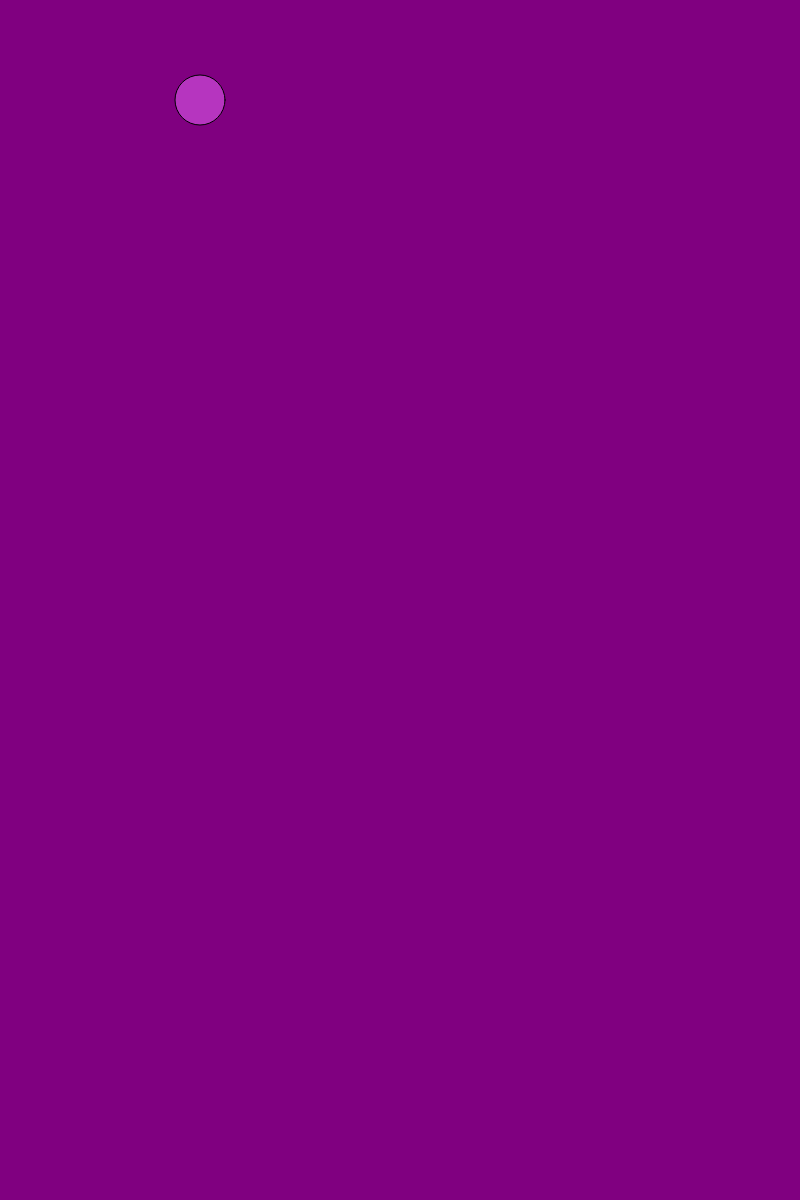
Frame 1 (no input)
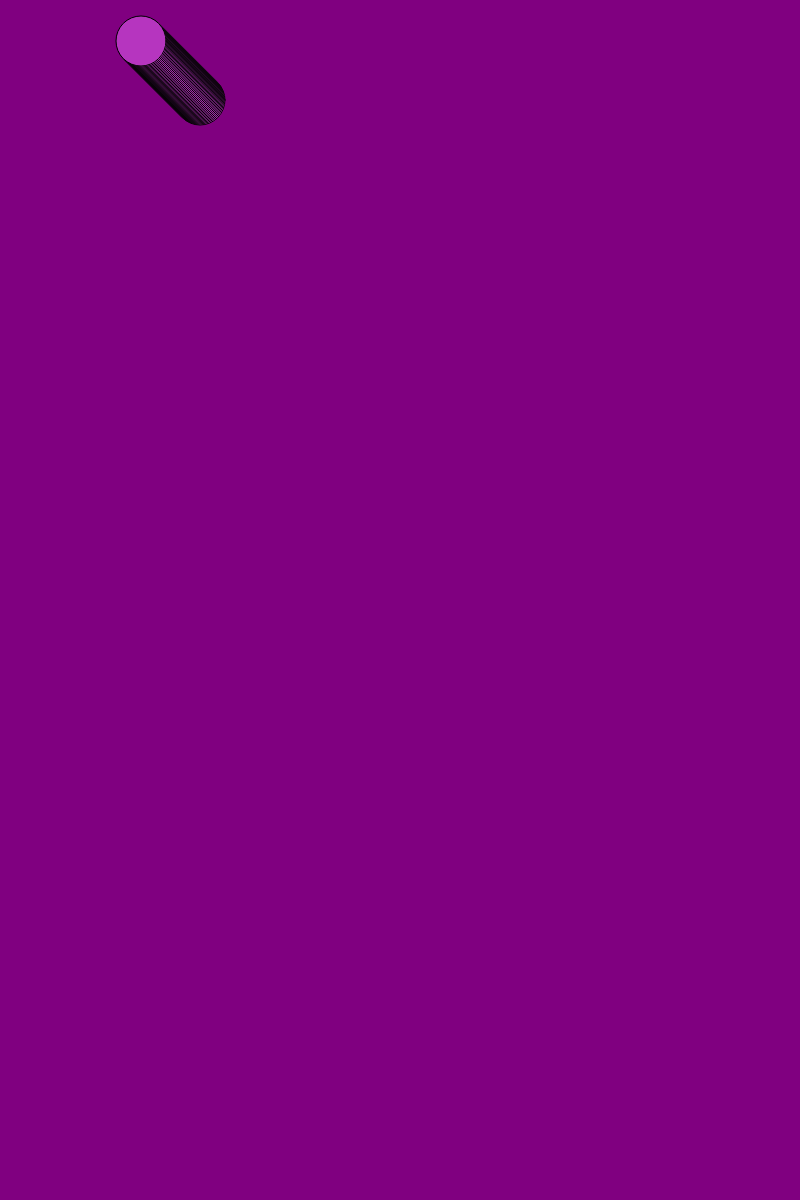
Frame 60 (no input)
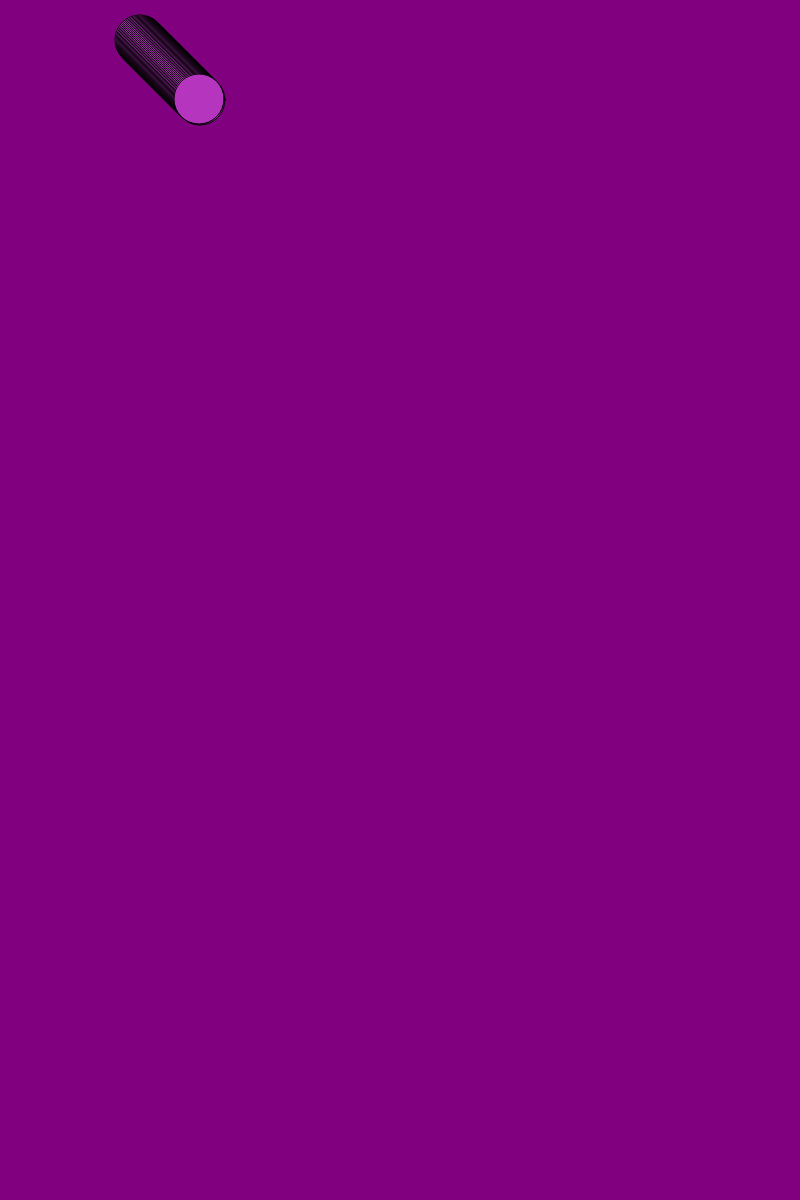
Frame 120 (the mouse pressed at the canvas centre since frame 60)

The p5.js sketch that drew these frames (run headless with seeded random() and noise() and a simulated clock; from frame 60 on, the mouse is pressed at the canvas centre):

// p5.js sketch
// ── sketch.js
let cor;
let posicaoHorizontal; // x
let posicaoVertical; // y

function setup() {

  createCanvas(800, 1200);
  background("purple");
  cor = color(random(0, 255), random(0, 255), random(0, 255));
  posicaoHorizontal= 200;
  posicaoVertical= 100;
}

function draw() {
  fill(cor);
  circle(posicaoHorizontal, posicaoVertical, 50);
  
  if(mouseX < posicaoHorizontal){
    posicaoHorizontal = posicaoHorizontal - 1;
  }
    
     if(mouseX > posicaoHorizontal){
    posicaoHorizontal = posicaoHorizontal + 1;
  }
  if(mouseY < posicaoVertical)
  {
    posicaoVertical--;
}
 
    if(mouseY > posicaoVertical)
  {
    posicaoVertical++;
  }
  }
 

// ── style.css
html, body {
  margin: 0;
  padding: 0;
}
canvas {
  display: block;
}html, body {
  margin: 0;
  padding: 0;
}
canvas {
  display: block;
}
